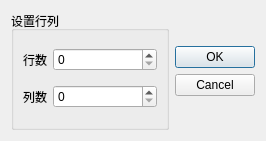
<?xml version="1.0" encoding="UTF-8"?>
<ui version="4.0">
 <class>RowColumDialog</class>
 <widget class="QDialog" name="RowColumDialog">
  <property name="geometry">
   <rect>
    <x>0</x>
    <y>0</y>
    <width>266</width>
    <height>141</height>
   </rect>
  </property>
  <property name="windowTitle">
   <string>设置行数列数</string>
  </property>
  <layout class="QHBoxLayout" name="horizontalLayout">
   <item>
    <widget class="QGroupBox" name="groupBox">
     <property name="title">
      <string>设置行列</string>
     </property>
     <layout class="QGridLayout" name="gridLayout">
      <item row="0" column="0">
       <widget class="QLabel" name="label">
        <property name="sizePolicy">
         <sizepolicy hsizetype="Fixed" vsizetype="Minimum">
          <horstretch>0</horstretch>
          <verstretch>0</verstretch>
         </sizepolicy>
        </property>
        <property name="text">
         <string>行数</string>
        </property>
       </widget>
      </item>
      <item row="0" column="1">
       <widget class="QSpinBox" name="spinBoxRow"/>
      </item>
      <item row="1" column="0">
       <widget class="QLabel" name="label_2">
        <property name="sizePolicy">
         <sizepolicy hsizetype="Fixed" vsizetype="Minimum">
          <horstretch>0</horstretch>
          <verstretch>0</verstretch>
         </sizepolicy>
        </property>
        <property name="text">
         <string>列数</string>
        </property>
       </widget>
      </item>
      <item row="1" column="1">
       <widget class="QSpinBox" name="spinBoxColum"/>
      </item>
     </layout>
    </widget>
   </item>
   <item>
    <widget class="QDialogButtonBox" name="buttonBox">
     <property name="orientation">
      <enum>Qt::Vertical</enum>
     </property>
     <property name="standardButtons">
      <set>QDialogButtonBox::Cancel|QDialogButtonBox::Ok</set>
     </property>
     <property name="centerButtons">
      <bool>true</bool>
     </property>
    </widget>
   </item>
  </layout>
 </widget>
 <resources/>
 <connections>
  <connection>
   <sender>buttonBox</sender>
   <signal>accepted()</signal>
   <receiver>RowColumDialog</receiver>
   <slot>accept()</slot>
   <hints>
    <hint type="sourcelabel">
     <x>248</x>
     <y>254</y>
    </hint>
    <hint type="destinationlabel">
     <x>157</x>
     <y>274</y>
    </hint>
   </hints>
  </connection>
  <connection>
   <sender>buttonBox</sender>
   <signal>rejected()</signal>
   <receiver>RowColumDialog</receiver>
   <slot>reject()</slot>
   <hints>
    <hint type="sourcelabel">
     <x>316</x>
     <y>260</y>
    </hint>
    <hint type="destinationlabel">
     <x>286</x>
     <y>274</y>
    </hint>
   </hints>
  </connection>
 </connections>
</ui>
